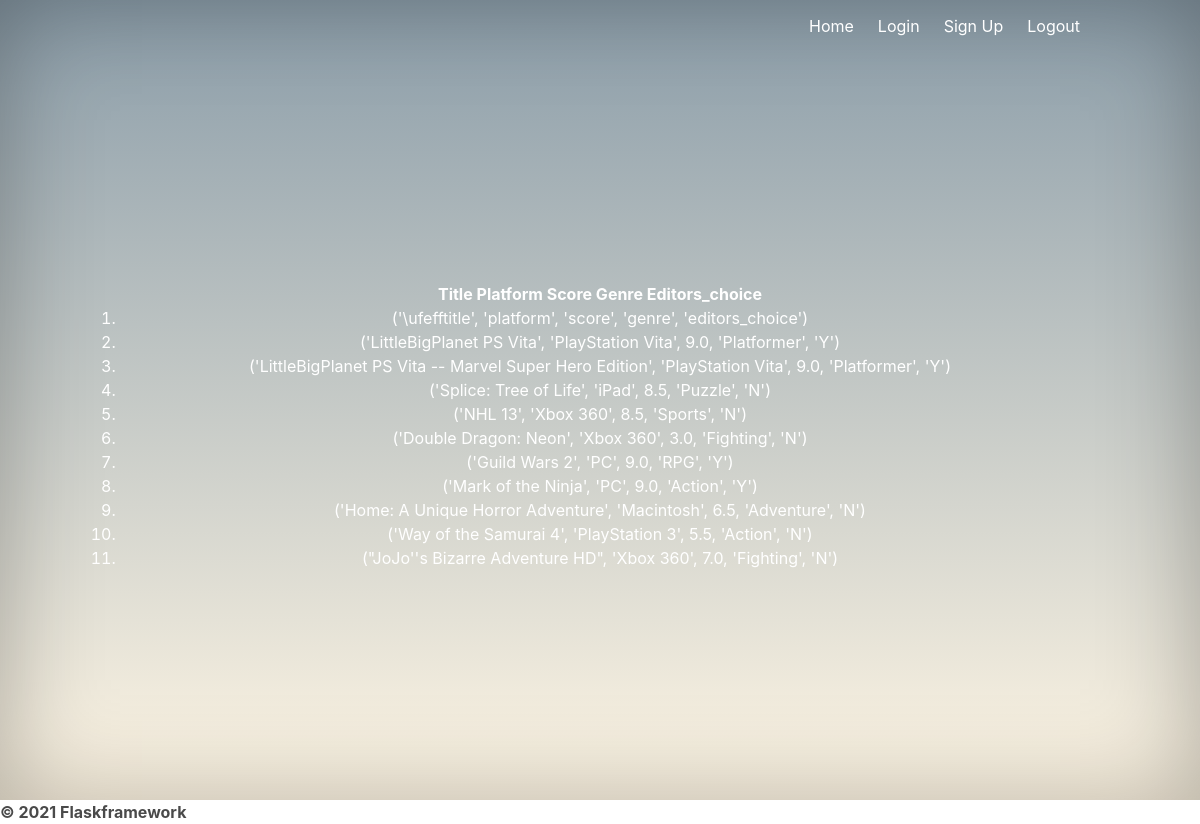
The page /browse (signed in) on the database its author committed.
### models.py (models this page shows, shortened)
class GameModel(db.Model):
    __tablename__ ='games'
    title=db.Column(db.String(100),primary_key=True)
    platform=db.Column(db.String(100))
    score=db.Column(db.Float)
    genre=db.Column(db.String(100))
    editors_choice=db.Column(db.String(100))
    def __repr__(self):
        return f"{self.title,self.platform,self.score,self.genre,self.editors_choice}"

### main.py (the view)
@app.route('/browse', methods = ['GET'])
@login_required
def gamesBrowse():
        game = GameModel.query.all()
        return render_template('games_browse.html',game = game,size=len(game))

### models.py (called while the page is built)
@login.user_loader
def load_user(id):
    return UserModel.query.get(int(id))

### templates/games_browse.html
{% extends "base.html" %}
{% block content %}
<div>
<ol>
<h1><p><b>Title   Platform   Score   Genre   Editors_choice</b></p></h1>
{% for i in range(0,size) %}
 <li>{{game[i]}}</li>
{% endfor %}
</ol>
</div>
{% endblock %}

### rows shown on the page
GameModel: title+platform+score "('\\ufefftitle', 'platform', 'score', 'genre', 'editors_choice')"
GameModel: title+platform+score "('LittleBigPlanet PS Vita', 'PlayStation Vita', 9.0, 'Platformer', 'Y')"
GameModel: title+platform+score "('LittleBigPlanet PS Vita -- Marvel Super Hero Edition', 'PlayStation Vita', 9.0, 'Platformer', 'Y')"
GameModel: title+platform+score "('Splice: Tree of Life', 'iPad', 8.5, 'Puzzle', 'N')"
GameModel: title+platform+score "('NHL 13', 'Xbox 360', 8.5, 'Sports', 'N')"
GameModel: title+platform+score "('Double Dragon: Neon', 'Xbox 360', 3.0, 'Fighting', 'N')"
GameModel: title+platform+score "('Guild Wars 2', 'PC', 9.0, 'RPG', 'Y')"
GameModel: title+platform+score "('Mark of the Ninja', 'PC', 9.0, 'Action', 'Y')"
GameModel: title+platform+score "('Home: A Unique Horror Adventure', 'Macintosh', 6.5, 'Adventure', 'N')"
GameModel: title+platform+score "('Way of the Samurai 4', 'PlayStation 3', 5.5, 'Action', 'N')"
GameModel: title+platform+score "(\"JoJo''s Bizarre Adventure HD\", 'Xbox 360', 7.0, 'Fighting', 'N')"
